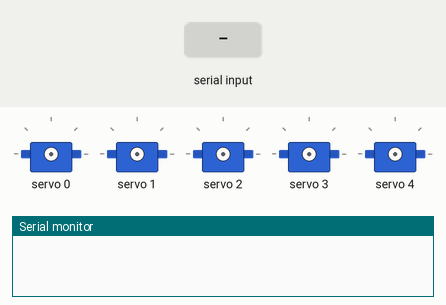
Bench run of a sketch on a simulated Arduino Uno, built with avr-gcc and run on an emulated ATmega328P. On the bench: 5 × servo, the last lines printed to the serial monitor. The inputs (shaded band) are chosen by the test bench.

Above: at 1.2 s.
1.3 s: "b90\n" received over Serial
2.8 s: "e90\n" received over Serial
4.3 s: "w90\n" received over Serial
5.8 s: "p90\n" received over Serial
7.3 s: "j90\n" received over Serial
8.8 s: "b,45\n" received over Serial
At 9.6 s:
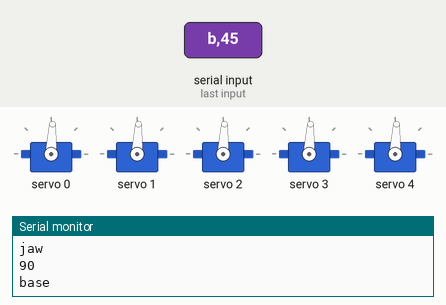
Timing chart, 0 to 11.3 s (numbered marks = the images above; inputs shaded):
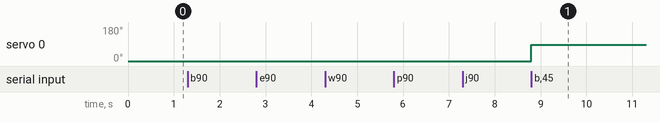

Measured:
- after the input at 8.8 s, servo 0: 0° → 87° at once

The sketch:

Manipulator_Ard_Mat_Sketch.ino
```cpp
/* Code for controlling a Robot arm (5DOF) by using a single potentiometer and the serial read command
  to loop through all the independent motors and hence achive some degree of control*/

#include <Wire.h>
#include <Adafruit_PWMServoDriver.h>

#define min_pulse_width  500
#define max_pulse_width  2400
#define frequency        50


Adafruit_PWMServoDriver pwm = Adafruit_PWMServoDriver();


//defining the Motor outputs on the PCA9685 board
int motor_base = 0;
int motor_elbow = 1;
int motor_wrist = 2;
int motor_pivot = 3;
int motor_jaws = 4;

int position_default;

char matlab_input;

int mtr_degree[5];
int angle;

int number_of_motors = 5;
int number_of_positions = 5;

int motor_rotation;
int motor_angle;

//char toExtract[8];


void setup() {

  pwm.begin();
  pwm.setPWMFreq(frequency);


  Serial.begin(9600);

}//End of the setup statements


void loop() {
  while (Serial.available()> 0) {

    static int angle = 0;

       matlab_input = Serial.read();

       int count = 0;

       switch(matlab_input){
        case '0'...'9':
        angle = angle * 10 + matlab_input - '0';
        break;

        case 'b':
        moveMotorDeg(angle, motor_base);
        Serial.println(angle);
        Serial.println("base");
        angle = 0;
        break;

        case 'e':
        moveMotorDeg(angle, motor_elbow);
        Serial.println(angle);
        Serial.println("elbow");
        angle = 0;
        break;

        case 'w':
        moveMotorDeg(angle, motor_wrist);
        Serial.println(angle);
        Serial.println("wrist");
        angle = 0;
        break;

        case 'p':
        moveMotorDeg(angle, motor_pivot);
        Serial.println(angle);
        Serial.println("pivot");
        angle = 0;
        break;

        case 'j':
        moveMotorDeg(angle, motor_jaws);
        Serial.println(angle);
        Serial.println("jaw");
        angle = 0;
        break;

       }

  //}

      /*if((position_default >=0) && (position_default <=180)){
        mtr_degree = angle;
        moveMotorDeg(mtr_degree, motor_base);
      Serial.println(matlab_input);
      Serial.println(position_default);
      Serial.println(angle);
      }

      else{
        Serial.println("Out of range");
        Serial.println("Stopping");
        Serial.println("Goodbye");
      }*/
      //Serial.println("End");

      //Moving to default position

      //moveMotorDeg(angle, motor_base);
     // moveMotorDeg(mtr_degree, motor_base);
   // }
  }

}//End of the Loop statements


void moveMotorDeg(int motor_degrees, int motor_output) {
  int pulse_wide, pulse_width;

  //Conversion of the angle to pulse width
  pulse_wide = map(motor_degrees, 0, 180, min_pulse_width, max_pulse_width);
  pulse_width = int(float(pulse_wide) / 1000000 * frequency * 4096);

  //Moving the motor to desired location
  pwm.setPWM(motor_output, 0, pulse_width);


}//End of the moveMotorDeg fn

//void set_angles(){
//}
```
